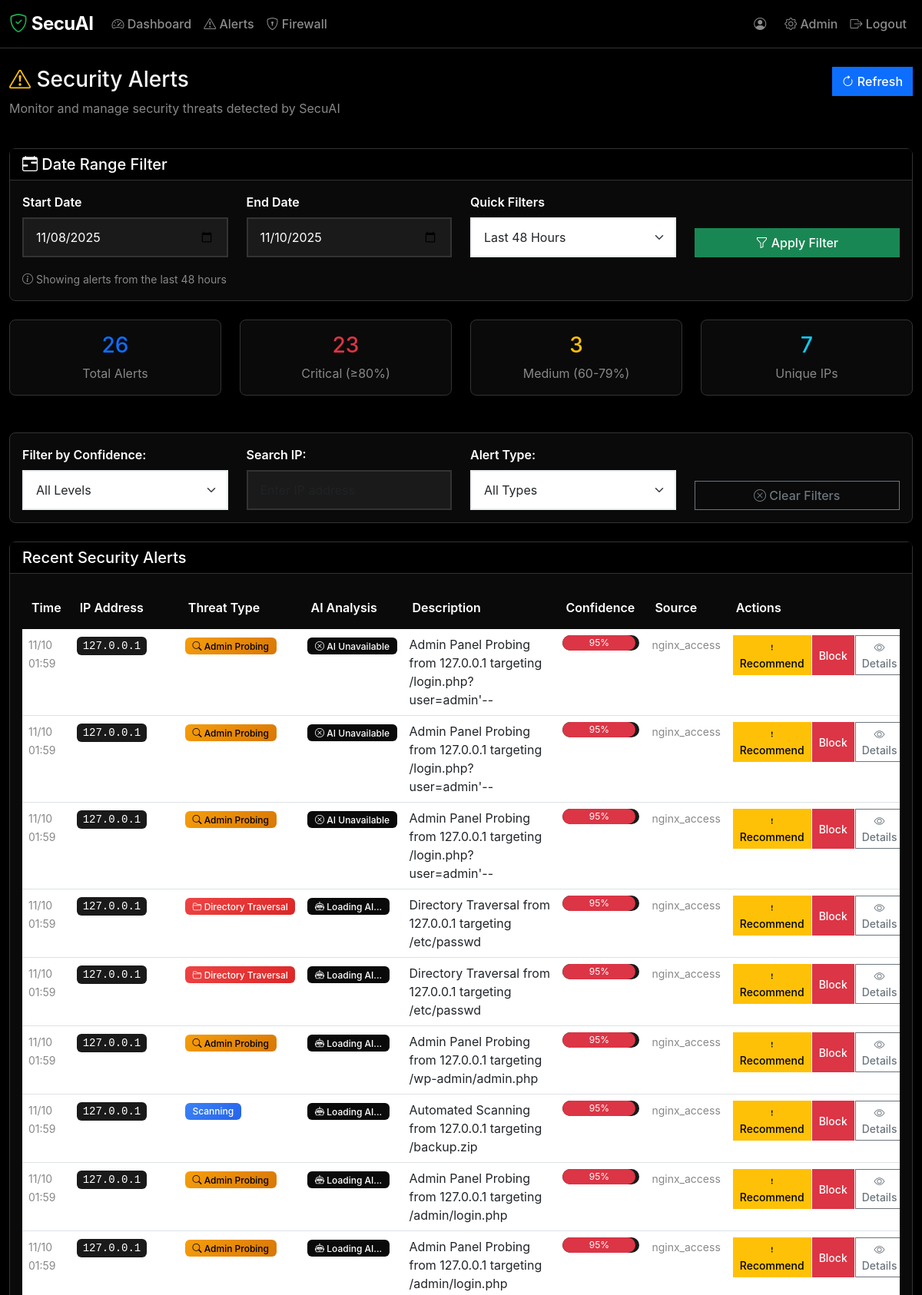
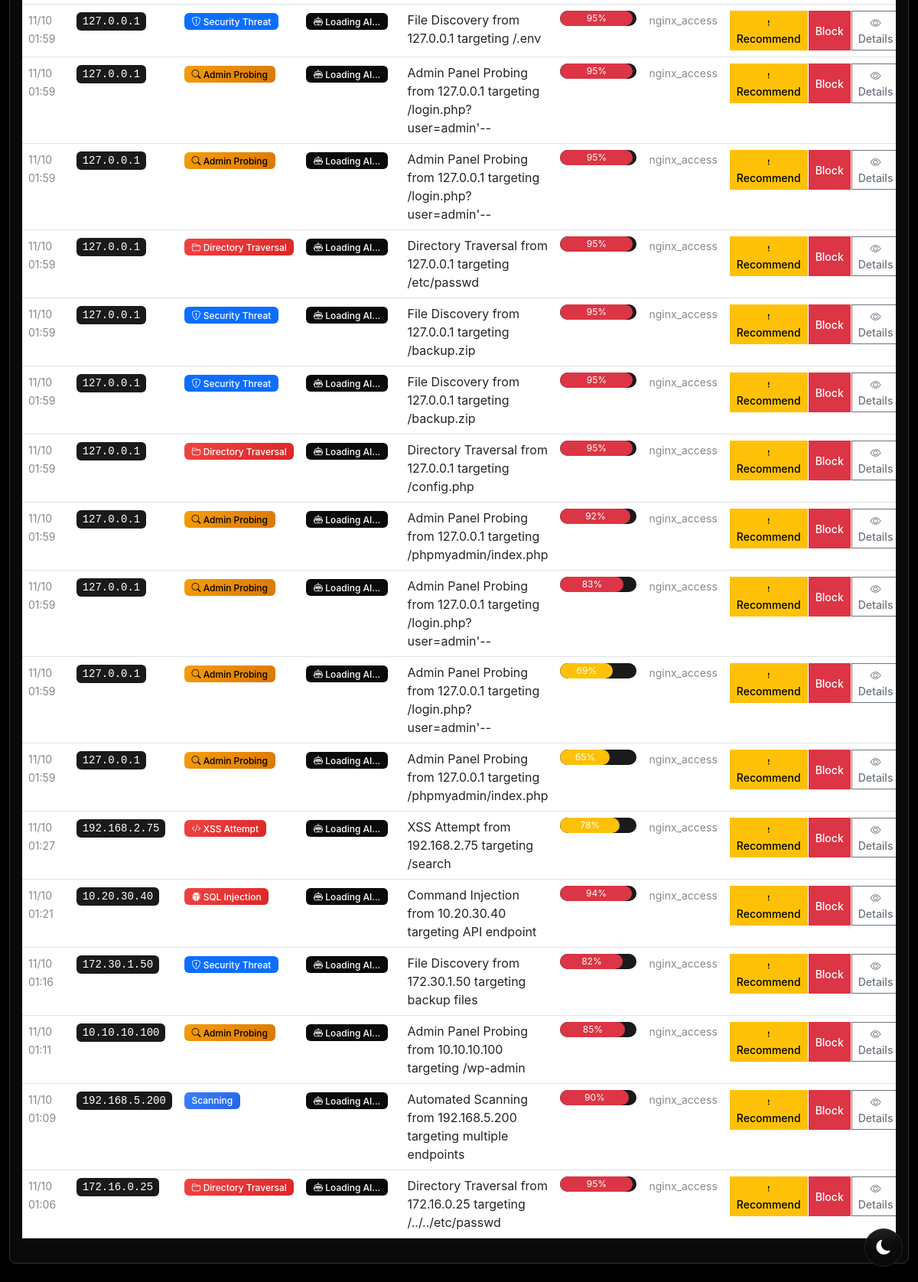
/alerts (signed in), run on the app's committed database (2 pictures, top to bottom).
### models.py (models this page shows, shortened)
class Alert(db.Model):
    __tablename__ = 'alerts'
    id = db.Column(db.Integer, primary_key=True)
    ip = db.Column(db.String(45), nullable=False, index=True)  # Support IPv6
    reason = db.Column(db.String(255), nullable=False)
    confidence = db.Column(db.Float, default=0.5, nullable=False)
    details = db.Column(db.Text)  # JSON string with additional data
    source = db.Column(db.String(100), nullable=False)  # api, upload:filename, honeypot, etc.
    status = db.Column(db.String(20), default='new', nullable=False)  # new, reviewed, ignored, blocked
    created_at = db.Column(db.DateTime, default=datetime.utcnow, nullable=False, index=True)
    reviewed_at = db.Column(db.DateTime)
    reviewed_by = db.Column(db.Integer, db.ForeignKey('users.id'))
    reviewer = db.relationship('User', backref='reviewed_alerts')

### app.py (the view, shortened to what this page needs)
@app.route('/alerts')
@login_required
def alerts_page():
    try:
        start_date_str = request.args.get('start_date')
        end_date_str = request.args.get('end_date')
        if not start_date_str or not end_date_str:
            end_date = datetime.utcnow()
            start_date = end_date - timedelta(hours=48)
        alerts_query = Alert.query.filter(
            Alert.created_at >= start_date,
            Alert.created_at <= end_date
        ).order_by(Alert.created_at.desc())
        alerts = alerts_query.all()
        total_alerts = len(alerts)
        critical_alerts = len([a for a in alerts if a.confidence >= 0.8])
        medium_alerts = len([a for a in alerts if 0.6 <= a.confidence < 0.8])
        low_alerts = len([a for a in alerts if a.confidence < 0.6])
        unique_ips = len(set([a.ip for a in alerts]))
        date_range_info = {
            'start_date': start_date,
            'end_date': end_date,
            'start_date_str': start_date.strftime('%Y-%m-%d'),
            'end_date_str': end_date.strftime('%Y-%m-%d'),
            'total_alerts': total_alerts,
            'critical_alerts': critical_alerts,
            'medium_alerts': medium_alerts,
            'low_alerts': low_alerts,
            'unique_ips': unique_ips,
            'is_default_range': not start_date_str and not end_date_str
        }
        return render_template('alerts.html', alerts=alerts, date_range=date_range_info)
    except Exception as e:
        logger.error(f"Alerts page error: {e}")
        flash(f'Error loading alerts: {str(e)}')
        return redirect(url_for('dashboard'))

### templates/alerts.html (shortened to what this page needs)
<!DOCTYPE html>
<html lang="en">
<head>
    <link href="https://cdn.jsdelivr.net/npm/bootstrap@5.3.0/dist/css/bootstrap.min.css" rel="stylesheet">
    <link href="https://cdn.jsdelivr.net/npm/bootstrap-icons@1.10.0/font/bootstrap-icons.css" rel="stylesheet">
    <link href="{{ url_for('static', filename='css/style.css') }}" rel="stylesheet">
</head>
<body>
    <nav class="navbar navbar-expand-lg navbar-dark bg-dark">
        <div class="container-fluid">
            <a class="navbar-brand" href="/">
                <i class="bi bi-shield-check"></i> SecuAI
            </a>
            <div class="navbar-nav me-auto">
                <a class="nav-link" href="/">
                    <i class="bi bi-speedometer2"></i> Dashboard
                </a>
                <a class="nav-link" href="/alerts">
                    <i class="bi bi-exclamation-triangle"></i> Alerts
                </a>
                <a class="nav-link" href="/firewall">
                    <i class="bi bi-shield-lock"></i> Firewall
                </a>
            </div>
            <div class="navbar-nav">
                {% if current_user.is_authenticated %}
                <span class="navbar-text me-3">
                    <i class="bi bi-person-circle"></i> {{ current_user.username }}
                </span>
                <a class="nav-link" href="/admin">
                    <i class="bi bi-gear"></i> Admin
                </a>
                <a class="nav-link" href="/logout">
                    <i class="bi bi-box-arrow-right"></i> Logout
                </a>
                {% endif %}
            </div>
        </div>
    </nav>
    <button class="theme-toggle" onclick="toggleTheme()" title="Toggle theme">
        <i class="bi bi-moon-fill" id="theme-icon"></i>
    </button>
    <div class="container-fluid mt-4">
        <div class="row mb-4">
            <div class="col">
                <h1 class="h3">
                    <i class="bi bi-exclamation-triangle text-warning"></i> Security Alerts
                </h1>
                <p class="text-muted">Monitor and manage security threats detected by SecuAI</p>
            </div>
            <div class="col-auto">
                <button class="btn btn-primary" onclick="refreshAlerts()">
                    <i class="bi bi-arrow-clockwise"></i> Refresh
                </button>
            </div>
        </div>
        <div class="card mb-4">
            <div class="card-header">
                <h5 class="card-title mb-0">
                    <i class="bi bi-calendar-range"></i> Date Range Filter
                </h5>
            </div>
            <div class="card-body">
                <div class="row align-items-end">
                    <div class="col-md-3">
                        <label for="start-date" class="form-label">Start Date</label>
                        <input type="date" class="form-control" id="start-date"
                               value="{{ date_range.start_date_str if date_range else '' }}">
                    </div>
                    <div class="col-md-3">
                        <label for="end-date" class="form-label">End Date</label>
                        <input type="date" class="form-control" id="end-date"
                               value="{{ date_range.end_date_str if date_range else '' }}">
                    </div>
                    <div class="col-md-3">
                        <label for="quick-filter" class="form-label">Quick Filters</label>
                        <select class="form-select" id="quick-filter" onchange="applyQuickFilter()">
                            <option value="48h" selected>Last 48 Hours</option>
                        </select>
                    </div>
                    <div class="col-md-3">
                        <button class="btn btn-success w-100" onclick="filterAlerts()">
                            <i class="bi bi-funnel"></i> Apply Filter
                        </button>
                    </div>
                </div>
                {% if date_range %}
                <div class="mt-3">
                    <small class="text-muted">
                        <i class="bi bi-info-circle"></i>
                        {% if date_range.is_default_range %}
                        Showing alerts from the last 48 hours
                        {% else %}
                        Showing alerts from {{ date_range.start_date.strftime('%B %d, %Y') }} to {{ date_range.end_date.strftime('%B %d, %Y') }}
                        {% endif %}
                    </small>
                </div>
                {% endif %}
            </div>
        </div>
        {% if date_range %}
        <div class="row mb-4">
            <div class="col-md-3">
                <div class="card text-center">
                    <div class="card-body">
                        <h3 class="text-primary">{{ date_range.total_alerts }}</h3>
                        <p class="text-muted mb-0">Total Alerts</p>
                    </div>
                </div>
            </div>
            <div class="col-md-3">
                <div class="card text-center">
                    <div class="card-body">
                        <h3 class="text-danger">{{ date_range.critical_alerts }}</h3>
                        <p class="text-muted mb-0">Critical (≥80%)</p>
                    </div>
                </div>
            </div>
            <div class="col-md-3">
                <div class="card text-center">
                    <div class="card-body">
                        <h3 class="text-warning">{{ date_range.medium_alerts }}</h3>
                        <p class="text-muted mb-0">Medium (60-79%)</p>
                    </div>
                </div>
            </div>
            <div class="col-md-3">
                <div class="card text-center">
                    <div class="card-body">
                        <h3 class="text-info">{{ date_range.unique_ips }}</h3>
                        <p class="text-muted mb-0">Unique IPs</p>
                    </div>
                </div>
            </div>
        </div>
        {% endif %}
        <div class="card mb-4">
            <div class="card-body">
                <div class="row">
                    <div class="col-md-3">
                        <label class="form-label">Filter by Confidence:</label>
                        <select class="form-select" id="confidence-filter" onchange="filterAlerts()">
                            <option value="">All Levels</option>
                        </select>
                    </div>
                    <div class="col-md-3">
                        <label class="form-label">Search IP:</label>
                        <input type="text" class="form-control" id="ip-search" placeholder="Enter IP address" onkeyup="filterAlerts()">
                    </div>
                    <div class="col-md-3">
                        <label class="form-label">Alert Type:</label>
                        <select class="form-select" id="type-filter" onchange="filterAlerts()">
                            <option value="">All Types</option>
                        </select>
                    </div>
                    <div class="col-md-3 d-flex align-items-end">
                        <button class="btn btn-outline-secondary w-100" onclick="clearFilters()">
                            <i class="bi bi-x-circle"></i> Clear Filters
                        </button>
                    </div>
                </div>
            </div>
        </div>
        <div class="card">
            <div class="card-header">
                <h5 class="card-title mb-0">Recent Security Alerts</h5>
            </div>
            <div class="card-body">
                <div class="table-responsive">
                    <table class="table table-hover" id="alerts-table">
                        <thead>
                            <tr>
                                <th>Time</th>
                                <th>IP Address</th>
                                <th>Threat Type</th>
                                <th>AI Analysis</th>
                                <th>Description</th>
                                <th>Confidence</th>
                                <th>Source</th>
                                <th>Actions</th>
                            </tr>
                        </thead>
                        <tbody>
                            {% for alert in alerts %}
                            <tr data-ip="{{ alert.ip }}" data-confidence="{{ alert.confidence }}" data-type="{{ alert.reason.lower() }}" data-alert-id="{{ alert.id }}">
                                <td>
                                    <small class="text-muted">
                                        {{ alert.created_at.strftime('%m/%d %H:%M') }}
                                    </small>
                                </td>
                                <td>
                                    <code class="bg-light px-2 py-1 rounded">{{ alert.ip }}</code>
                                </td>
                                <td>
                                    {% if 'sql' in alert.reason.lower() or 'injection' in alert.reason.lower() %}
                                        <span class="badge bg-danger"><i class="bi bi-bug-fill"></i> SQL Injection</span>
                                    {% elif 'brute' in alert.reason.lower() or 'failed password' in alert.reason.lower() %}
                                        <span class="badge bg-danger"><i class="bi bi-key-fill"></i> Brute Force</span>
                                    {% elif 'admin' in alert.reason.lower() or 'probing' in alert.reason.lower() %}
                                        <span class="badge bg-warning"><i class="bi bi-search"></i> Admin Probing</span>
                                    {% elif 'scan' in alert.reason.lower() or 'scanning' in alert.reason.lower() %}
                                        <span class="badge bg-info"> Scanning</span>
                                    {% elif 'xss' in alert.reason.lower() or 'script' in alert.reason.lower() %}
                                        <span class="badge bg-danger"><i class="bi bi-code-slash"></i> XSS Attempt</span>
                                    {% elif 'traversal' in alert.reason.lower() %}
                                        <span class="badge bg-danger"><i class="bi bi-folder2-open"></i> Directory Traversal</span>
                                    {% elif 'web' in alert.reason.lower() %}
                                        <span class="badge bg-warning"><i class="bi bi-globe"></i> Web Attack</span>
                                    {% else %}
                                        <span class="badge bg-primary"><i class="bi bi-shield-exclamation"></i> Security Threat</span>
                                    {% endif %}
                                </td>
                                <td class="ai-analysis-cell" data-alert-id="{{ alert.id }}">
                                    <div class="d-flex align-items-center">
                                        <div class="ai-content">
                                            <span class="badge bg-secondary">
                                                <i class="bi bi-robot"></i> Loading AI...
                                            </span>
                                        </div>
                                    </div>
                                </td>
                                <td>{{ alert.reason }}</td>
                                <td>
                                    <div class="progress" style="width: 100px; height: 20px;">
                                        {% set confidence_percent = (alert.confidence * 100) | int %}
                                        {% if confidence_percent >= 80 %}
                                            {% set progress_class = 'bg-danger' %}
                                        {% elif confidence_percent >= 60 %}
                                            {% set progress_class = 'bg-warning' %}
                                        {% else %}
                                            {% set progress_class = 'bg-info' %}
                                        {% endif %}
                                        <div class="progress-bar {{ progress_class }}"
                                             role="progressbar"
                                             style="width: {{ confidence_percent }}%">
                                            {{ confidence_percent }}%
                                        </div>
                                    </div>
                                </td>
                                <td>
                                    <small class="text-muted">{{ alert.source }}</small>
                                </td>
                                <td>
                                    <div class="btn-group" role="group">
                                        <button class="btn btn-sm btn-warning" onclick="recommendBlock('{{ alert.ip }}')">
                                            <i class="bi bi-exclamation"></i> Recommend
                                        </button>
                                        <button class="btn btn-sm btn-danger" onclick="approveBlock('{{ alert.ip }}')">
                                             Block
                                        </button>
                                        <button class="btn btn-sm btn-outline-secondary" onclick="viewDetails({{ alert.id }})">
                                            <i class="bi bi-eye"></i> Details
                                        </button>
                                    </div>
                                </td>
                            </tr>
                            {% endfor %}
                        </tbody>
                    </table>
                </div>
            </div>
        </div>
    </div>
</body>
</html>

### data on the page
Alert: created_at "11/10 01:59", ip "127.0.0.1", shows "Admin Probing", reason "Admin Panel Probing from 127.0.0.1 targeting /login.php?user=admin'--", confidence_percent "95", source "nginx_access"
Alert: created_at "11/10 01:59", ip "127.0.0.1", shows "Admin Probing", reason "Admin Panel Probing from 127.0.0.1 targeting /login.php?user=admin'--", confidence_percent "95", source "nginx_access"
Alert: created_at "11/10 01:59", ip "127.0.0.1", shows "Admin Probing", reason "Admin Panel Probing from 127.0.0.1 targeting /login.php?user=admin'--", confidence_percent "95", source "nginx_access"
Alert: created_at "11/10 01:59", ip "127.0.0.1", shows "Directory Traversal", reason "Directory Traversal from 127.0.0.1 targeting /etc/passwd", confidence_percent "95", source "nginx_access"
Alert: created_at "11/10 01:59", ip "127.0.0.1", shows "Directory Traversal", reason "Directory Traversal from 127.0.0.1 targeting /etc/passwd", confidence_percent "95", source "nginx_access"
Alert: created_at "11/10 01:59", ip "127.0.0.1", shows "Admin Probing", reason "Admin Panel Probing from 127.0.0.1 targeting /wp-admin/admin.php", confidence_percent "95", source "nginx_access"
Alert: created_at "11/10 01:59", ip "127.0.0.1", shows "Scanning", reason "Automated Scanning from 127.0.0.1 targeting /backup.zip", confidence_percent "95", source "nginx_access"
Alert: created_at "11/10 01:59", ip "127.0.0.1", shows "Admin Probing", reason "Admin Panel Probing from 127.0.0.1 targeting /admin/login.php", confidence_percent "95", source "nginx_access"
Alert: created_at "11/10 01:59", ip "127.0.0.1", shows "Admin Probing", reason "Admin Panel Probing from 127.0.0.1 targeting /admin/login.php", confidence_percent "95", source "nginx_access"
Alert: created_at "11/10 01:59", ip "127.0.0.1", shows "Security Threat", reason "File Discovery from 127.0.0.1 targeting /.env", confidence_percent "95", source "nginx_access"
Alert: created_at "11/10 01:59", ip "127.0.0.1", shows "Admin Probing", reason "Admin Panel Probing from 127.0.0.1 targeting /login.php?user=admin'--", confidence_percent "95", source "nginx_access"
Alert: created_at "11/10 01:59", ip "127.0.0.1", shows "Admin Probing", reason "Admin Panel Probing from 127.0.0.1 targeting /login.php?user=admin'--", confidence_percent "95", source "nginx_access"
Alert: created_at "11/10 01:59", ip "127.0.0.1", shows "Directory Traversal", reason "Directory Traversal from 127.0.0.1 targeting /etc/passwd", confidence_percent "95", source "nginx_access"
Alert: created_at "11/10 01:59", ip "127.0.0.1", shows "Security Threat", reason "File Discovery from 127.0.0.1 targeting /backup.zip", confidence_percent "95", source "nginx_access"
Alert: created_at "11/10 01:59", ip "127.0.0.1", shows "Security Threat", reason "File Discovery from 127.0.0.1 targeting /backup.zip", confidence_percent "95", source "nginx_access"
Alert: created_at "11/10 01:59", ip "127.0.0.1", shows "Directory Traversal", reason "Directory Traversal from 127.0.0.1 targeting /config.php", confidence_percent "95", source "nginx_access"
Alert: created_at "11/10 01:59", ip "127.0.0.1", shows "Admin Probing", reason "Admin Panel Probing from 127.0.0.1 targeting /phpmyadmin/index.php", confidence_percent "92", source "nginx_access"
Alert: created_at "11/10 01:59", ip "127.0.0.1", shows "Admin Probing", reason "Admin Panel Probing from 127.0.0.1 targeting /login.php?user=admin'--", confidence_percent "83", source "nginx_access"
Alert: created_at "11/10 01:59", ip "127.0.0.1", shows "Admin Probing", reason "Admin Panel Probing from 127.0.0.1 targeting /login.php?user=admin'--", confidence_percent "69", source "nginx_access"
Alert: created_at "11/10 01:59", ip "127.0.0.1", shows "Admin Probing", reason "Admin Panel Probing from 127.0.0.1 targeting /phpmyadmin/index.php", confidence_percent "65", source "nginx_access"
Alert: created_at "11/10 01:27", ip "192.168.2.75", shows "XSS Attempt", reason "XSS Attempt from 192.168.2.75 targeting /search", confidence_percent "78", source "nginx_access"
Alert: created_at "11/10 01:21", ip "10.20.30.40", shows "SQL Injection", reason "Command Injection from 10.20.30.40 targeting API endpoint", confidence_percent "94", source "nginx_access"
Alert: created_at "11/10 01:16", ip "172.30.1.50", shows "Security Threat", reason "File Discovery from 172.30.1.50 targeting backup files", confidence_percent "82", source "nginx_access"
Alert: created_at "11/10 01:11", ip "10.10.10.100", shows "Admin Probing", reason "Admin Panel Probing from 10.10.10.100 targeting /wp-admin", confidence_percent "85", source "nginx_access"
Alert: created_at "11/10 01:09", ip "192.168.5.200", shows "Scanning", reason "Automated Scanning from 192.168.5.200 targeting multiple endpoints", confidence_percent "90", source "nginx_access"
Alert: created_at "11/10 01:06", ip "172.16.0.25", shows "Directory Traversal", reason "Directory Traversal from 172.16.0.25 targeting /../../etc/passwd", confidence_percent "95", source "nginx_access"

### other printed values
{{ date_range.total_alerts }} "26"
{{ date_range.critical_alerts }} "23"
{{ date_range.medium_alerts }} "3"
{{ date_range.unique_ips }} "7"
